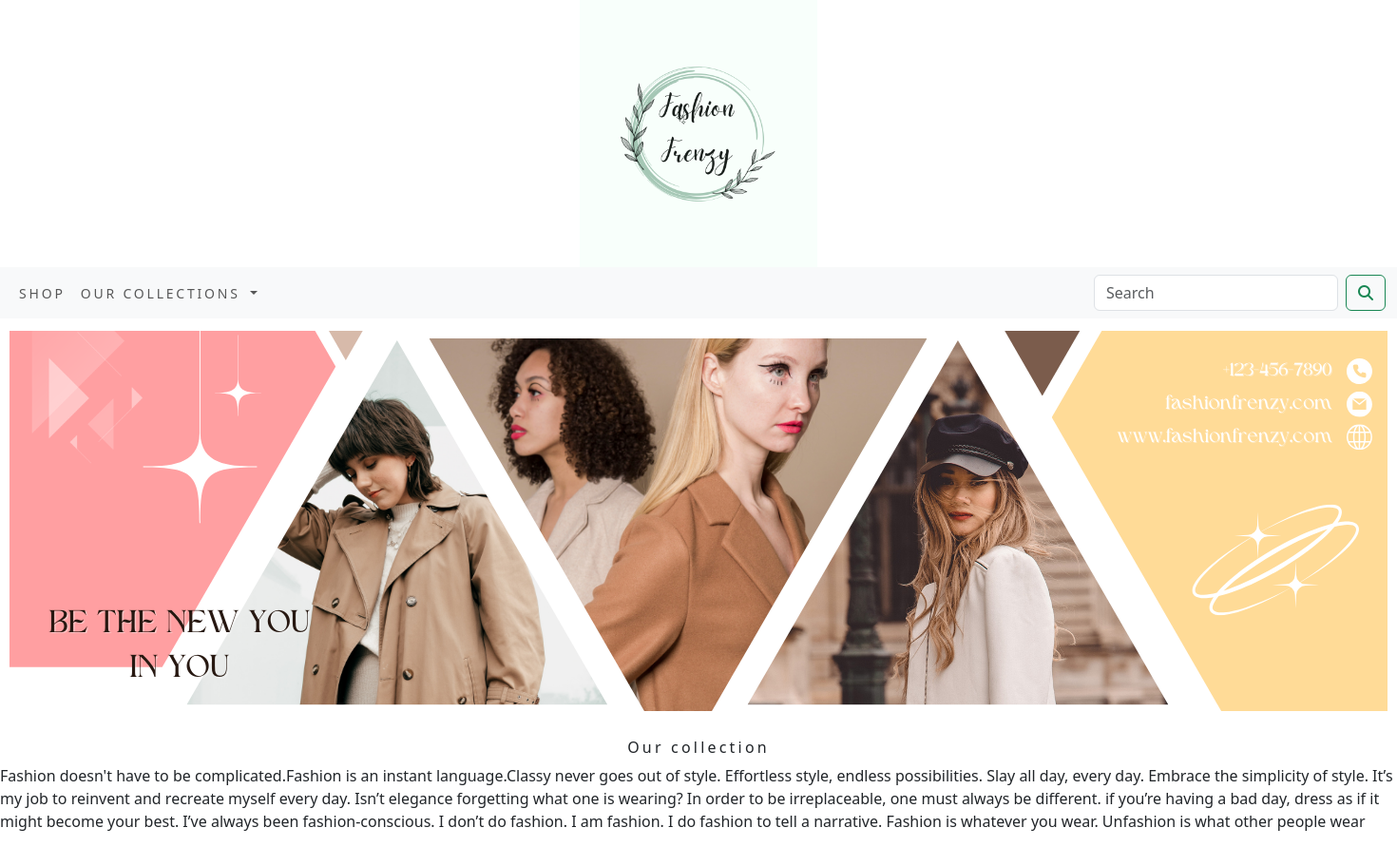
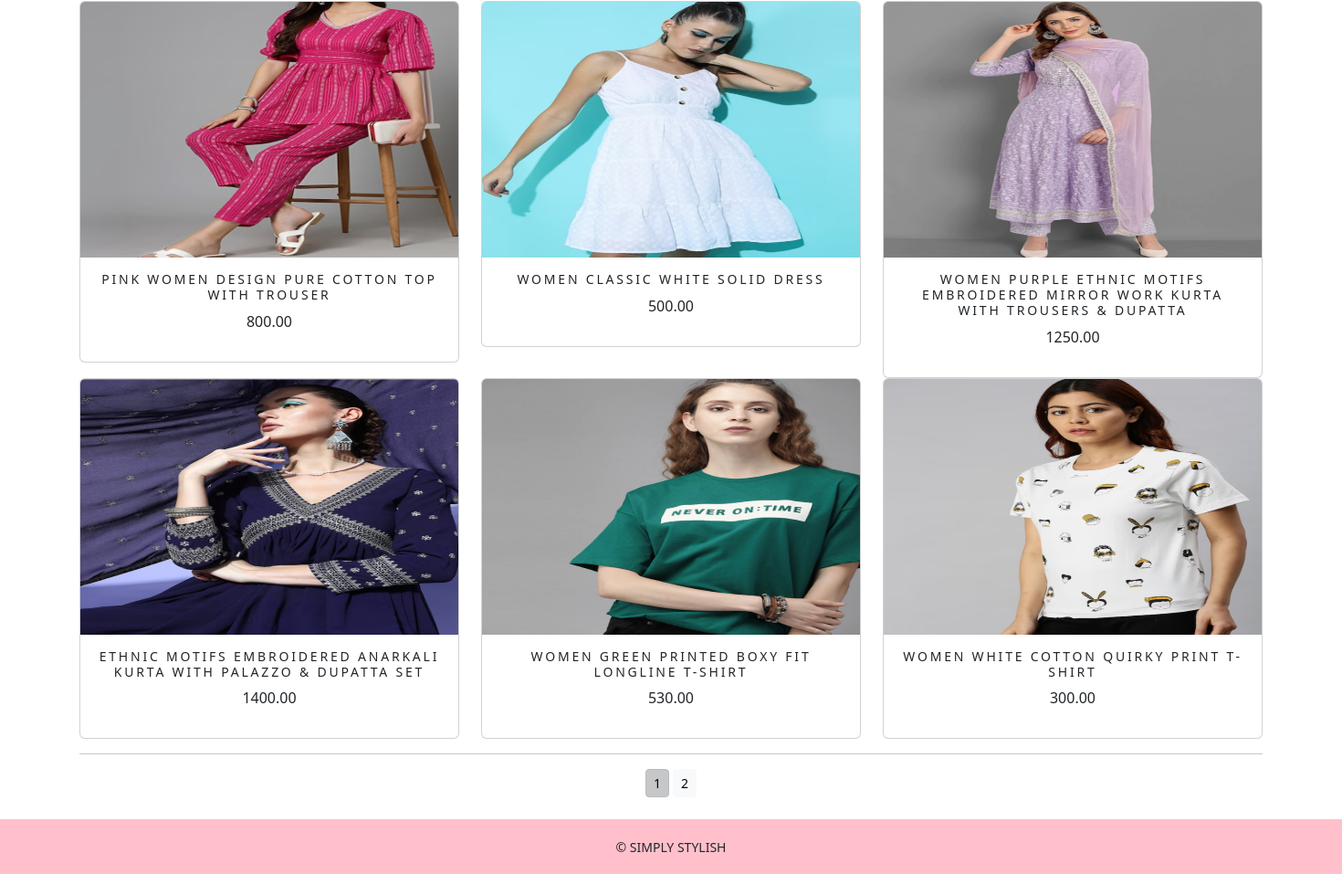
The page / on the database its author committed (2 pictures, top to bottom).
### shopapp/models.py (models this page shows)
class Product(models.Model):
    name=models.CharField(max_length=250,unique=True)
    slug = models.SlugField(max_length=250, unique=True)
    description = models.TextField(blank=True)
    price=models.DecimalField(max_digits=10,decimal_places=2)
    category=models.ForeignKey(Category,on_delete=models.CASCADE)
    image=models.ImageField(upload_to='product',blank=True)
    stock=models.IntegerField()
    available=models.BooleanField(default=True)
    created=models.DateTimeField(auto_now_add=True)
    updated=models.DateTimeField(auto_now_add=True)
    def get_url(self):
        return reverse('shopapp:prodCatdetail',args=[self.category.slug,self.slug])

### shopapp/views.py (the view)
# urls.py: path('',views.allProdCat,name='allProdCat'),
def allProdCat(request, c_slug=None):
    c_page = None
    products_list = None
    if c_slug != None:
        c_page = get_object_or_404(Category, slug=c_slug)
        products_list = Product.objects.all().filter(category=c_page, available=True)
    else:
        products_list = Product.objects.all().filter(available=True)
    paginator = Paginator(products_list, 6)
    try:
        page = int(request.GET.get('page', '1'))
    except:
        page = 1
    try:
        products = paginator.page(page)
    except (EmptyPage, InvalidPage):
        products = paginator.page(paginator.num_pages)
    return render(request, "category.html", {'category': c_page, 'products': products})

### cart/context_processors.py (called while the page is built)
def counter(request):
    item_count=0
    if 'admin' in request.path:
        return {}
    else:
        try:
            cart=Cart.objects.filter(cart_id=_cart_id(request))
            cart_items=CartItem.objects.all().filter(cart=cart[:1])
            for cart_item in cart_items:
                item_count += cart_item.quantity
        except Cart.DoesNotExist:
            item_count=0
    return dict(item_count=item_count)

### cart/views.py (called while the page is built)
def _cart_id(request):
    cart = request.session.session_key
    if not cart:
        cart = request.session.create()
    return cart

### shopapp/context_processors.py (called while the page is built)
def menu_links(request):
    links=Category.objects.all()
    return dict(links=links)

### shopapp/models.py (called while the page is built)
    def get_url(self):
        return reverse('shopapp:product_by_category',args=[self.slug])

### templates/category.html (shortened to what this page needs)
{% extends 'base.html' %}
{% load static %}
{% block content %}
<div class="mx_auto">
    {% if category %}
    <img class="my_image" src="{{category.image.url}}" alt="{{category.name}}" width="1450" height="300">
    <p class="text-justify"> {{category.description}}</p>
</div><br>
{% else %}
<div>
<center><img class="my_image my_image_padding" src="{% static 'img/banner.png' %}"></center>
</div>
<br>
<div>
    <h1 class="text-center my_title"> Our collection </h1>
    <p class="text-justify">Fashion doesn't have to be complicated.Fashion is an instant language.Classy never goes out of style. Effortless style, endless possibilities. Slay all day, every day. Embrace the simplicity of style. It’s my job to reinvent and recreate myself every day. Isn’t elegance forgetting what one is wearing? In order to be irreplaceable, one must always be different. if you’re having a bad day, dress as if it might become your best. I’ve always been fashion-conscious. I don’t do fashion. I am fashion. I do fashion to tell a narrative. Fashion is whatever you wear. Unfashion is what other people wear</p>
</div>
{% endif %}
        <div class="container">
            <div class="row">
            {% for product in products.object_list %}
                <div class="col-md-4">
                    <div class="card text-center" style="min-width:18rem;">
                        <a href="{{product.get_url}}"><img class="card-img-top my_image" src="{{product.image.url}}" alt="{{product.name}}" width="150" height="280"></a>
                         <div class="card-body ">
                             <h4>{{product.name}}</h4>
                             <p>{{product.price}}</p>
                        </div>
                    </div>
                </div>
                {% endfor %}
         </div>
    <div class="mx-auto">
        {% if products.paginator.num_pages > 1 %}
        <hr>
        <div class="text-center">
            {% for pg in products.paginator.page_range %}
            <a href="?page={{pg}}" class="btn btn-light btn-sm {% if products.number == pg %} active {% endif %}"> {{pg}} </a>
            {% endfor %}
        </div>
        {% endif %}
    </div>
    <br>
    </div>
{% endblock %}

### templates/base.html (shortened to what this page needs)
{% load static %}
<!DOCTYPE html>
<html lang="en">
<head>
    <link rel="stylesheet" href="{% static 'css/custom.css' %}">
    <link href="{% static 'css/bootstrap.min.css' %}" rel="stylesheet">
</head>
<body>
<div>
{% include 'header.html' %}
{% include 'navbar.html' %}
{% block content %}
{% endblock %}
    </div>
{% include 'footer.html' %}
</body>
</html>

### templates/header.html
{% load static %}
<header>
    <center>
       <a href="{%url 'shopapp:allProdCat' %}"> <img src="{% static 'img/logo.png' %}" alt="logimage" width="250px"></a>
    </center>
</header>

### templates/navbar.html (shortened to what this page needs)
<nav class="navbar navbar-expand-lg bg-body-tertiary">
  <div class="container-fluid">
    <div class="collapse navbar-collapse" id="navbarSupportedContent">
      <ul class="navbar-nav me-auto mb-2 mb-lg-0">
        <li class="nav-item">
          <a class="nav-link" href="#">SHOP</a>
        </li>
        <li class="nav-item dropdown {% if 'shopapp' in request.path %} active {% endif %} ">
          <a class="nav-link dropdown-toggle" href="#" role="button" data-bs-toggle="dropdown" aria-expanded="false">
            OUR COLLECTIONS
          </a>
        </li>
      </ul>
      <form class="d-flex" action="{% url 'searchapp:SearchResult' %}" method="get">
        <input class="form-control me-2" type="search" placeholder="Search" name="q" aria-label="Search">
        <button class="btn btn-outline-success" type="submit"><i class="fas fa-search"></i></button>
      </form>
    </div>
  </div>
</nav>

### templates/footer.html
<div class="footer navbar-fixed-bottom my_footer">
    <p class="text-center">&copy; SIMPLY STYLISH</p>
</div>

### static/css/custom.css (style rules this page uses)
body { font-family: 'Caveat'; }
.nav-item { letter-spacing : .2em; font-size:14px; text-transform : uppercase; }
.my_footer { background-color:pink; height:60px; }
.my_footer p { padding-top:20px; font-size:14px; }
.my_image { width:100% height:auto; }
.my_title { font-size:16px; text_transform:uppercase; letter-spacing:.2em; }
.my_image_padding { padding:5px; }
.card-body h4 { font-size:14px; text-transform:uppercase; letter-spacing:.2em; }

### rows shown on the page
Product: image (picture), name "PINK WOMEN DESIGN PURE COTTON TOP WITH TROUSER", price "800.00"
Product: image (picture), name "WOMEN CLASSIC WHITE SOLID DRESS", price "500.00"
Product: image (picture), name "WOMEN PURPLE ETHNIC MOTIFS EMBROIDERED MIRROR WORK KURTA WITH TROUSERS & DUPATTA", price "1250.00"
Product: image (picture), name "ETHNIC MOTIFS EMBROIDERED ANARKALI KURTA WITH PALAZZO & DUPATTA SET", price "1400.00"
Product: image (picture), name "WOMEN GREEN PRINTED BOXY FIT LONGLINE T-SHIRT", price "530.00"
Product: image (picture), name "WOMEN WHITE COTTON QUIRKY PRINT T-SHIRT", price "300.00"

### other values the page prints
{{ pg }} "1" "2"
